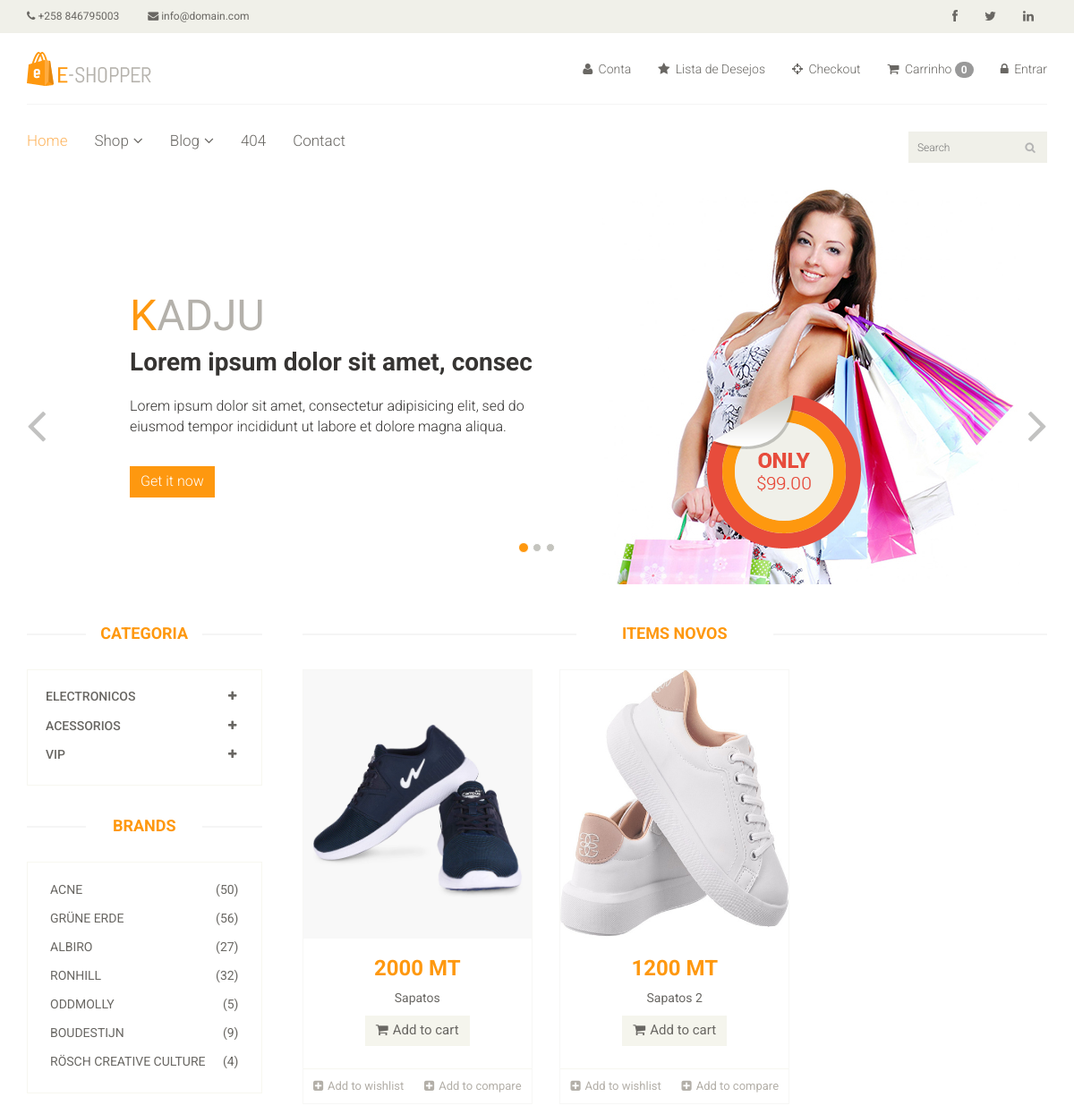
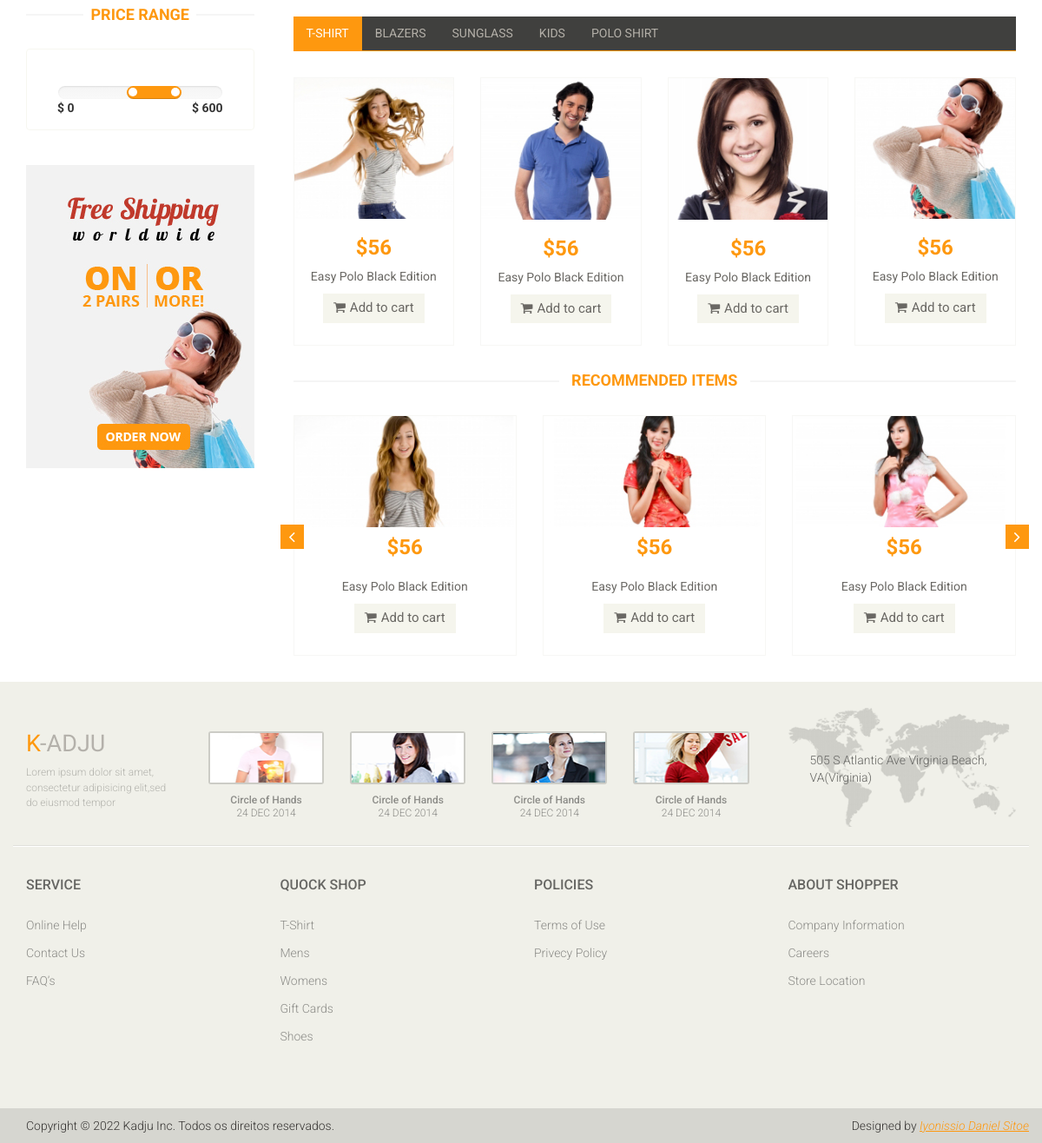
The page / on the database its author committed (2 pictures, top to bottom).
### app/models.py (models this page shows, shortened)
class Categoria(models.Model):
    nome = models.CharField(max_length=150)

class Producto(models.Model):
    categoria = models.ForeignKey(Categoria, on_delete=models.CASCADE, null=False, default='')
    sub_categoria = models.ForeignKey(Sub_Categoria, on_delete=models.CASCADE, null=False, default='')
    image = models.ImageField(upload_to='ecommerce/pimg')
    name = models.CharField(max_length=100)
    price = models.IntegerField()
    date = models.DateField(auto_now_add=True)

### E_shop/views.py (the view)
# urls.py: path('', views.Index, name='index'),
def Index(request):
    categoria = Categoria.objects.all()
    categoriaID = request.GET.get('categoria')
    if categoriaID:
        producto = Producto.objects.filter(sub_categoria = categoriaID).order_by('-id')
    else:
        producto = Producto.objects.all()
    context = {
        'categoria': categoria,
        'producto': producto,
    }
    return render(request, 'index.html',context)

### templates/index.html (shortened to what this page needs)
{% extends 'master.html' %}
{% load cart_tag %}
{% block body %}
<section id="slider">
    <div class="container">
        <div class="row">
            <div class="col-sm-12">
                <div id="slider-carousel" class="carousel slide" data-ride="carousel">
                    <ol class="carousel-indicators">
                        <li data-target="#slider-carousel" data-slide-to="0" class="active"></li>
                        <li data-target="#slider-carousel" data-slide-to="1"></li>
                        <li data-target="#slider-carousel" data-slide-to="2"></li>
                    </ol>
                    <div class="carousel-inner">
                        <div class="item active">
                            <div class="col-sm-6">
                                <h1><span>K</span>ADJU</h1>
                                <h2>Lorem ipsum dolor sit amet, consec</h2>
                                <p>Lorem ipsum dolor sit amet, consectetur adipisicing elit, sed do eiusmod tempor incididunt ut labore et dolore magna aliqua. </p>
                                <button type="button" class="btn btn-default get">Get it now</button>
                            </div>
                            <div class="col-sm-6">
                                <img src="/static/images/home/girl1.jpg" class="girl img-responsive" alt="" />
                                <img src="/static/images/home/pricing.png"  class="pricing" alt="" />
                            </div>
                        </div>
                    </div>
                    <a href="#slider-carousel" class="left control-carousel hidden-xs" data-slide="prev">
                        <i class="fa fa-angle-left"></i>
                    </a>
                    <a href="#slider-carousel" class="right control-carousel hidden-xs" data-slide="next">
                        <i class="fa fa-angle-right"></i>
                    </a>
                </div>
            </div>
        </div>
    </div>
</section>
<section>
    <div class="container">
        <div class="row">
            <div class="col-sm-3">
                <div class="left-sidebar">
                    <h2>Categoria</h2>
                    <div class="panel-group category-products" id="accordian">
                        {% for cat in  categoria %}
                        <div class="panel panel-default">
                            <div class="panel-heading">
                                <h4 class="panel-title">
                                    <a data-toggle="collapse" data-parent="#accordian" href="#{{cat.id}}">
                                        <span class="badge pull-right"><i class="fa fa-plus"></i></span>
                                        {{cat.nome}}
                                    </a>
                                </h4>
                            </div>
                        </div>
                        {% endfor %}
                    </div>
                    <div class="brands_products">
                        <h2>Brands</h2>
                        <div class="brands-name">
                            <ul class="nav nav-pills nav-stacked">
                                <li><a href="#"> <span class="pull-right">(50)</span>Acne</a></li>
                                <li><a href="#"> <span class="pull-right">(56)</span>Grüne Erde</a></li>
                                <li><a href="#"> <span class="pull-right">(27)</span>Albiro</a></li>
                                <li><a href="#"> <span class="pull-right">(32)</span>Ronhill</a></li>
                                <li><a href="#"> <span class="pull-right">(5)</span>Oddmolly</a></li>
                                <li><a href="#"> <span class="pull-right">(9)</span>Boudestijn</a></li>
                                <li><a href="#"> <span class="pull-right">(4)</span>Rösch creative culture</a></li>
                            </ul>
                        </div>
                    </div>
                    <div class="price-range">
                        <h2>Price Range</h2>
                        <div class="well text-center">
                             <input type="text" class="span2" value="" data-slider-min="0" data-slider-max="600" data-slider-step="5" data-slider-value="[250,450]" id="sl2" ><br />
                             <b class="pull-left">$ 0</b> <b class="pull-right">$ 600</b>
                        </div>
                    </div>
                    <div class="shipping text-center">
                        <img src="images/home/shipping.jpg" alt="" />
                    </div>
                </div>
            </div>
            <div class="col-sm-9 padding-right">
                <div class="features_items">
                    <h2 class="title text-center">Items NOVOS</h2>
                    {% for prod in producto %}
                    <div class="col-sm-4">
                        <div class="product-image-wrapper">
                            <div class="single-products">
                                    <div class="productinfo text-center">
                                        <img src="{{prod.image}}" alt="" height="300px;" />
                                        <h2>{{prod.price}} MT</h2>
                                        <p>{{prod.name}}</p>
                                        <a href="{% url 'cart_add' prod.id %}" class="btn btn-default add-to-cart"><i class="fa fa-shopping-cart"></i>Add to cart</a>
                                    </div>
                                    <div class="product-overlay">
                                        <div class="overlay-content">
                                        </div>
                                    </div>
                            </div>
                            <div class="choose">
                                <ul class="nav nav-pills nav-justified">
                                    <li><a href="#"><i class="fa fa-plus-square"></i>Add to wishlist</a></li>
                                    <li><a href="#"><i class="fa fa-plus-square"></i>Add to compare</a></li>
                                </ul>
                            </div>
                        </div>
                    </div>
                    {% endfor %}
                </div>
                <div class="category-tab">
                    <div class="col-sm-12">
                        <ul class="nav nav-tabs">
                            <li class="active"><a href="#tshirt" data-toggle="tab">T-Shirt</a></li>
                            <li><a href="#blazers" data-toggle="tab">Blazers</a></li>
                            <li><a href="#sunglass" data-toggle="tab">Sunglass</a></li>
                            <li><a href="#kids" data-toggle="tab">Kids</a></li>
                            <li><a href="#poloshirt" data-toggle="tab">Polo shirt</a></li>
                        </ul>
                    </div>
                    <div class="tab-content">
                        <div class="tab-pane fade active in" id="tshirt" >
                            <div class="col-sm-3">
                                <div class="product-image-wrapper">
                                    <div class="single-products">
                                        <div class="productinfo text-center">
                                            <img src="images/home/gallery1.jpg" alt="" />
                                            <h2>$56</h2>
                                            <p>Easy Polo Black Edition</p>
                                            <a href="#" class="btn btn-default add-to-cart"><i class="fa fa-shopping-cart"></i>Add to cart</a>
                                        </div>
                                    </div>
                                </div>
                            </div>
                            <div class="col-sm-3">
                                <div class="product-image-wrapper">
                                    <div class="single-products">
                                        <div class="productinfo text-center">
                                            <img src="images/home/gallery2.jpg" alt="" />
                                            <h2>$56</h2>
                                            <p>Easy Polo Black Edition</p>
                                            <a href="#" class="btn btn-default add-to-cart"><i class="fa fa-shopping-cart"></i>Add to cart</a>
                                        </div>
                                    </div>
                                </div>
                            </div>
                            <div class="col-sm-3">
                                <div class="product-image-wrapper">
                                    <div class="single-products">
                                        <div class="productinfo text-center">
                                            <img src="images/home/gallery3.jpg" alt="" />
                                            <h2>$56</h2>
                                            <p>Easy Polo Black Edition</p>
                                            <a href="#" class="btn btn-default add-to-cart"><i class="fa fa-shopping-cart"></i>Add to cart</a>
                                        </div>
                                    </div>
                                </div>
                            </div>
                            <div class="col-sm-3">
                                <div class="product-image-wrapper">
                                    <div class="single-products">
                                        <div class="productinfo text-center">
                                            <img src="images/home/gallery4.jpg" alt="" />
                                            <h2>$56</h2>
                                            <p>Easy Polo Black Edition</p>
                                            <a href="#" class="btn btn-default add-to-cart"><i class="fa fa-shopping-cart"></i>Add to cart</a>
                                        </div>
                                    </div>
                                </div>
                            </div>
                        </div>
                    </div>
                </div>
                <div class="recommended_items">
                    <h2 class="title text-center">recommended items</h2>
                    <div id="recommended-item-carousel" class="carousel slide" data-ride="carousel">
                        <div class="carousel-inner">
                            <div class="item active">
                                <div class="col-sm-4">
                                    <div class="product-image-wrapper">
                                        <div class="single-products">
                                            <div class="productinfo text-center">
                                                <img src="images/home/recommend1.jpg" alt="" />
                                                <h2>$56</h2>
                                                <p>Easy Polo Black Edition</p>
                                                <a href="#" class="btn btn-default add-to-cart"><i class="fa fa-shopping-cart"></i>Add to cart</a>
                                            </div>
                                        </div>
                                    </div>
                                </div>
                                <div class="col-sm-4">
                                    <div class="product-image-wrapper">
                                        <div class="single-products">
                                            <div class="productinfo text-center">
                                                <img src="images/home/recommend2.jpg" alt="" />
                                                <h2>$56</h2>
                                                <p>Easy Polo Black Edition</p>
                                                <a href="#" class="btn btn-default add-to-cart"><i class="fa fa-shopping-cart"></i>Add to cart</a>
                                            </div>
                                        </div>
                                    </div>
                                </div>
                                <div class="col-sm-4">
                                    <div class="product-image-wrapper">
                                        <div class="single-products">
                                            <div class="productinfo text-center">
                                                <img src="images/home/recommend3.jpg" alt="" />
                                                <h2>$56</h2>
                                                <p>Easy Polo Black Edition</p>
                                                <a href="#" class="btn btn-default add-to-cart"><i class="fa fa-shopping-cart"></i>Add to cart</a>
                                            </div>
                                        </div>
                                    </div>
                                </div>
                            </div>
                        </div>
                         <a class="left recommended-item-control" href="#recommended-item-carousel" data-slide="prev">
                            <i class="fa fa-angle-left"></i>
                          </a>
                          <a class="right recommended-item-control" href="#recommended-item-carousel" data-slide="next">
                            <i class="fa fa-angle-right"></i>
                          </a>
                    </div>
                </div>
            </div>
        </div>
    </div>
</section>
{% endblock %}

### rows shown on the page
Categoria: nome "ELECTRONICOS"
Categoria: nome "ACESSORIOS"
Categoria: nome "VIP"
Producto: image (picture), price "2000", name "Sapatos"
Producto: image (picture), price "1200", name "Sapatos 2"

### other values the page prints
{{ request.session.cart|length }} "0"
